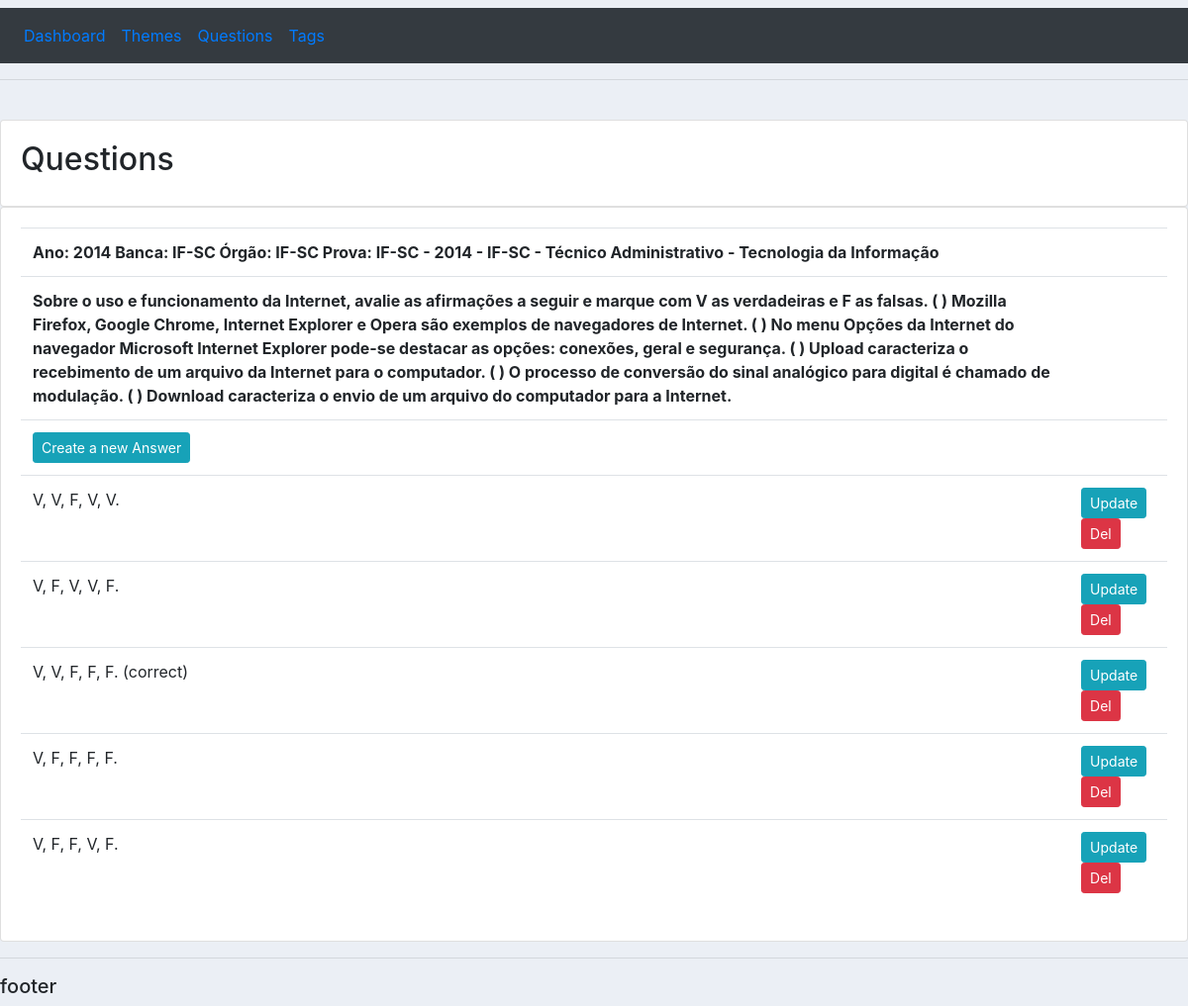
/answers/2, run on the app's committed database.
### questions/models.py (models this page shows, shortened)
class Question(models.Model):
    CATEGORY = ((0,'Multiple Choice'),(1,'Right or wrong'))
    theme = models.ForeignKey(Theme, null=True, on_delete=models.SET_NULL)
    asktext = models.TextField(null=False,blank=False)
    answer_type = models.IntegerField(null=True, choices=CATEGORY)
    asksource = models.CharField(max_length=200, null=True)
    date_created = models.DateTimeField(auto_now_add=True,null=True)

class Answer(models.Model):
    CATEGORY = ((0,'No'),(1,'Yes'))
    question = models.ForeignKey(Question, null=True, on_delete=models.CASCADE)
    answertext = models.CharField(max_length=500, null=False)
    iscorrect = models.IntegerField(default=0, choices=CATEGORY)
    date_created = models.DateTimeField(auto_now_add=True,null=True)

### questions/views.py (the view)
# urls.py: path('answers/<str:pk>', views.answers, name="answers"),
def answers(request, pk):
    questions = Question.objects.get(id=pk)
    answers  = questions.answer_set.all()
    context = {'questions':questions,'answers':answers}
    return render(request, 'questions/answers.html', context)

### questions/templates/questions/answers.html
{% extends 'questions/main.html' %}
{% block content %}
<br>
<div class="row">
    <div class="col-md">
        <div class="card card-body">
                <h2>Questions</h2>
        </div>
        <div class="card card-body">
            <table class="table">
                <tr><th>{{ questions.asksource }}</th><th></th></tr>
                <tr><th>{{ questions.asktext }}</th><th></th></tr>
                <tr><td><a class="btn btn-sm btn-info" href="{% url 'create_answers' questions.id %}">Create a new Answer</a> </td><td></td></tr>
                {% for item in answers %}
                    <tr>
                        <td>
                            {{ item.answertext|truncatewords:20  }}
                            {% if item.iscorrect %}
                                (correct)
                            {% endif %}
                        </td>
                        <td>
                            <a class="btn btn-sm btn-info" href="{% url 'update_answers' questions.id item.id %}">Update</a>
                            <a class="btn btn-sm btn-danger" href="{% url 'delete_answers' item.id  %}">Del</a>
                        </td>
                    </tr>
                {% endfor %}
            </table>
        </div>
    </div>
</div>
{% endblock %}

### static/css/main.css (style rules this page uses)
body { background-color: #ebeff5; }

### data on the page
Question: asksource "Ano: 2014 Banca: IF-SC Órgão: IF-SC Prova: IF-SC - 2014 - IF-SC - Técnico Administrativo - Tecnologia da Informação", asktext "Sobre o uso e funcionamento da Internet, avalie as afirmações a seguir e marque com V as verdadeiras e F as falsas. ( ) Mozilla Firefox, Google Chrome, Internet Explorer e Opera são exemplos de navegadores de Internet. ( ) No menu Opções da Internet do navegador Microsoft Internet Explorer pode-se destacar as opções: conexões, geral e segurança. ( ) Upload caracteriza o recebimento de um arquivo da Internet para o computador. ( ) O processo de conversão do sinal analógico para digital é chamado de modulação. ( ) Download caracteriza o envio de um arquivo do computador para a Internet."
Answer: answertext "V, V, F, V, V."
Answer: answertext "V, F, V, V, F."
Answer: answertext "V, V, F, F, F.", iscorrect "(correct)"
Answer: answertext "V, F, F, F, F."
Answer: answertext "V, F, F, V, F."
